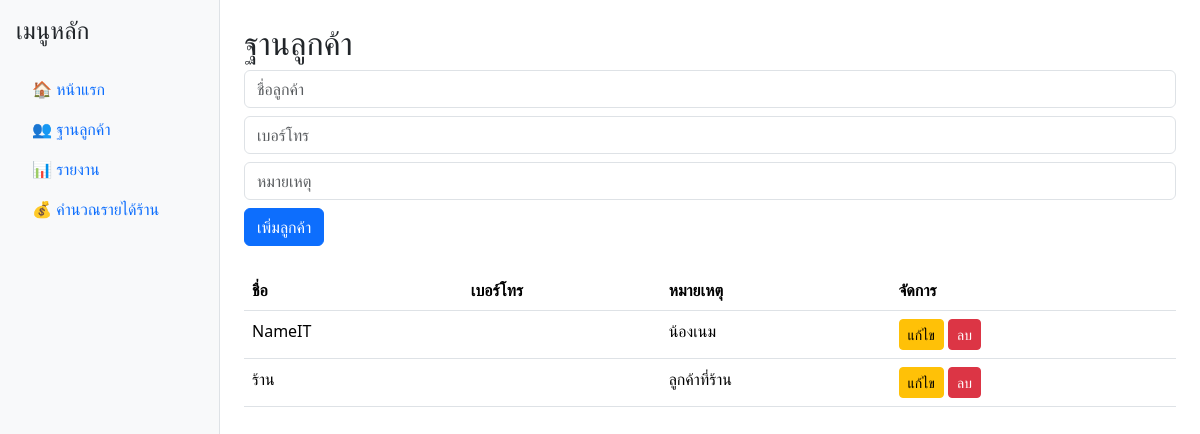
Page /customers on the committed database.
### tables this page shows
CREATE TABLE customers (
    id INTEGER PRIMARY KEY AUTOINCREMENT,
    name TEXT NOT NULL,
    phone TEXT,
    note TEXT
);

### app.py (the view)
@app.route('/customers')
def customers():
    with get_db_connection() as conn:
        customers = conn.execute("SELECT * FROM customers ORDER BY name ASC").fetchall()
    return render_template('customers.html', customers=customers)

### app.py (called while the page is built)
def get_db_connection():
    conn = sqlite3.connect('database.db')
    conn.row_factory = sqlite3.Row
    return conn

### templates/customers.html
{% extends "base.html" %}
{% block content %}
<h2>ฐานลูกค้า</h2>
<form method="POST" action="/add_customer">
  <input type="text" name="name" class="form-control mb-2" placeholder="ชื่อลูกค้า" required>
  <input type="text" name="phone" class="form-control mb-2" placeholder="เบอร์โทร">
  <input type="text" name="note" class="form-control mb-2" placeholder="หมายเหตุ">
  <button type="submit" class="btn btn-primary">เพิ่มลูกค้า</button>
</form>
<table class="table mt-4">
  <tr>
    <th>ชื่อ</th><th>เบอร์โทร</th><th>หมายเหตุ</th><th>จัดการ</th>
  </tr>
  {% for customer in customers %}
  <tr>
    <td>{{ customer.name }}</td>
    <td>{{ customer.phone }}</td>
    <td>{{ customer.note }}</td>
    <td>
  <a href="/edit_customer/{{ customer.id }}" class="btn btn-sm btn-warning">แก้ไข</a>
  <a href="/delete_customer/{{ customer.id }}" class="btn btn-sm btn-danger">ลบ</a>
</td>
  </tr>
  {% endfor %}
</table>
{% endblock %}

### rows in the picture
customers: name "NameIT", note "น้องเนม"
customers: name "ร้าน", note "ลูกค้าที่ร้าน"
